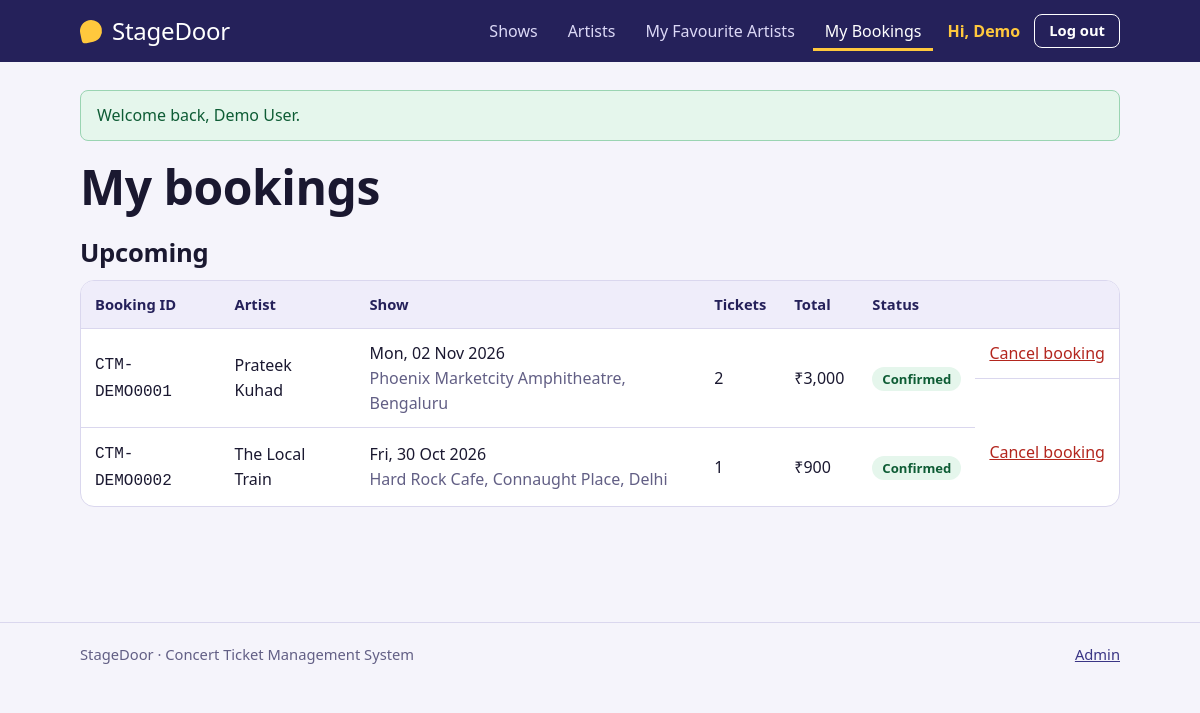
The app's page /my_bookings.php (signed in) with its own data.
### tables this page shows
CREATE TABLE users (
  id            INT UNSIGNED AUTO_INCREMENT PRIMARY KEY,
  name          VARCHAR(100) NOT NULL,
  email         VARCHAR(150) NOT NULL UNIQUE,
  password_hash VARCHAR(255) NOT NULL,
  created_at    TIMESTAMP NOT NULL DEFAULT CURRENT_TIMESTAMP
);

CREATE TABLE bookings (
  id          INT UNSIGNED AUTO_INCREMENT PRIMARY KEY,
  booking_ref VARCHAR(30) NOT NULL UNIQUE,
  user_id     INT UNSIGNED NOT NULL,
  show_id     INT UNSIGNED NOT NULL,
  quantity    INT UNSIGNED NOT NULL,
  unit_price  DECIMAL(10,2) NOT NULL,
  status      ENUM('confirmed','cancelled') NOT NULL DEFAULT 'confirmed',
  booked_at   TIMESTAMP NOT NULL DEFAULT CURRENT_TIMESTAMP,
  cancelled_at DATETIME NULL,
  INDEX idx_show_status (show_id, status),
  CONSTRAINT fk_booking_user FOREIGN KEY (user_id) REFERENCES users(id) ON DELETE CASCADE,
  CONSTRAINT fk_booking_show FOREIGN KEY (show_id) REFERENCES shows(id) ON DELETE CASCADE
);

CREATE TABLE artists (
  id         INT UNSIGNED AUTO_INCREMENT PRIMARY KEY,
  name       VARCHAR(120) NOT NULL,
  genre      VARCHAR(60)  NOT NULL DEFAULT '',
  bio        TEXT NULL,
  created_at TIMESTAMP NOT NULL DEFAULT CURRENT_TIMESTAMP
);

CREATE TABLE shows (
  id          INT UNSIGNED AUTO_INCREMENT PRIMARY KEY,
  artist_id   INT UNSIGNED NOT NULL,
  city        VARCHAR(80)  NOT NULL,
  venue       VARCHAR(150) NOT NULL,
  show_date   DATETIME     NOT NULL,
  price       DECIMAL(10,2) NOT NULL,
  total_seats INT UNSIGNED NOT NULL,
  created_at  TIMESTAMP NOT NULL DEFAULT CURRENT_TIMESTAMP,
  INDEX idx_city (city),
  INDEX idx_date (show_date),
  CONSTRAINT fk_show_artist FOREIGN KEY (artist_id) REFERENCES artists(id) ON DELETE CASCADE
);

### includes/functions.php (called while the page is built, shortened)
<?php
require_once __DIR__ . '/db.php';
function e($v): string { return htmlspecialchars((string)$v, ENT_QUOTES, 'UTF-8'); }
function url(string $path = ''): string { return BASE_URL . '/' . ltrim($path, '/'); }
function money($n): string { return '₹' . number_format((float)$n, 0); }
function fmt_date($d): string { return date('D, d M Y', strtotime($d)); }
function flashes(): array { $f = $_SESSION['flash'] ?? []; unset($_SESSION['flash']); return $f; }
function is_logged_in(): bool { return !empty($_SESSION['user_id']); }
function current_user(): ?array {
    static $u = false;
    if ($u === false) $u = is_logged_in() ? db_one('SELECT id,name,email FROM users WHERE id=?', 'i', [$_SESSION['user_id']]) : null;
    return $u;
}

### includes/db.php (called while the page is built, shortened)
<?php
try {
    $db = new mysqli(DB_HOST, DB_USER, DB_PASS, DB_NAME, DB_PORT);
    $db->set_charset('utf8mb4');
} catch (mysqli_sql_exception $e) {
    http_response_code(500);
    die('<h2>Database connection failed</h2><p>Make sure MySQL is running in the XAMPP Control Panel, '
      . 'the database <code>' . htmlspecialchars(DB_NAME) . '</code> has been imported '
      . '(database/concert_ticket_db.sql), and the settings in <code>config/config.php</code> are correct.</p>');
}
function db_all(string $sql, string $types = '', array $params = []): array {
    global $db;
    $st = $db->prepare($sql);
    if ($types !== '') $st->bind_param($types, ...$params);
    $st->execute();
    $res = $st->get_result();
    $rows = $res ? $res->fetch_all(MYSQLI_ASSOC) : [];
    return $rows;
}
function db_one(string $sql, string $types = '', array $params = []): ?array {
    $rows = db_all($sql, $types, $params);
    return $rows[0] ?? null;
}

### my_bookings.php (the view, shortened to what this page needs)
<?php
require_once __DIR__ . '/includes/functions.php';
$rows = db_all('SELECT b.*, s.city, s.venue, s.show_date, a.name AS artist_name
                FROM bookings b JOIN shows s ON s.id=b.show_id JOIN artists a ON a.id=s.artist_id
                WHERE b.user_id = ? ORDER BY s.show_date DESC, b.id DESC', 'i', [$_SESSION['user_id']]);
$upcoming = array_filter($rows, fn($r) => strtotime($r['show_date']) >= time());
require __DIR__ . '/includes/header.php';
function bookings_table(array $list, bool $canCancel): void { ?>
  <div class="table-wrap"><table>
    <thead><tr><th>Booking ID</th><th>Artist</th><th>Show</th><th>Tickets</th><th>Total</th><th>Status</th><th></th></tr></thead>
    <tbody>
    <?php foreach ($list as $b): ?>
      <tr>
        <td><code><?= e($b['booking_ref']) ?></code></td>
        <td><?= e($b['artist_name']) ?></td>
        <td><?= e(fmt_date($b['show_date'])) ?><br><span class="muted"><?= e($b['venue']) ?>, <?= e($b['city']) ?></span></td>
        <td><?= (int)$b['quantity'] ?></td>
        <td><?= e(money($b['quantity'] * $b['unit_price'])) ?></td>
        <td><span class="badge <?= $b['status'] === 'confirmed' ? 'badge-ok' : 'badge-off' ?>"><?= e(ucfirst($b['status'])) ?></span></td>
        <td class="row-actions">
          <?php if ($canCancel && $b['status'] === 'confirmed'): ?>
            <form method="post" action="<?= e(url('cancel_booking.php')) ?>" data-confirm="Cancel this booking? The seats will be released.">
              <button class="link-btn" type="submit">Cancel booking</button>
            </form>
          <?php endif; ?>
        </td>
      </tr>
    <?php endforeach; ?>
    </tbody>
  </table></div>
<?php } ?>
<h1>My bookings</h1>
<h2>Upcoming</h2>
<?php if ($upcoming): bookings_table($upcoming, true); else: ?>
  <div class="empty"><strong>No upcoming bookings</strong>Find a show and grab your seats.
    <p><a class="btn btn-small" href="<?= e(url('index.php')) ?>">Browse shows</a></p></div>
<?php endif; ?>
<?php require __DIR__ . '/includes/footer.php'; ?>

### includes/header.php (shortened to what this page needs)
<?php
require_once __DIR__ . '/functions.php';
$user = current_user();
$here = basename($_SERVER['SCRIPT_NAME']);
function nav_link(string $file, string $label, string $here): string {
    $cls = $here === $file ? ' class="active" aria-current="page"' : '';
    return '<a href="' . e(url($file)) . '"' . $cls . '>' . e($label) . '</a>';
}
?><!DOCTYPE html>
<html lang="en">
<head>
<link rel="stylesheet" href="<?= e(url('assets/css/style.css')) ?>">
</head>
<body>
<header class="site-header">
  <div class="wrap bar">
    <a class="brand" href="<?= e(url('index.php')) ?>"><span class="brand-mark" aria-hidden="true"></span><?= e(SITE_NAME) ?></a>
    <nav class="nav" data-nav>
      <?= nav_link('index.php', 'Shows', $here) ?>
      <?= nav_link('artists.php', 'Artists', $here) ?>
      <?php if ($user): ?>
        <?= nav_link('favourites.php', 'My Favourite Artists', $here) ?>
        <?= nav_link('my_bookings.php', 'My Bookings', $here) ?>
        <span class="nav-user">Hi, <?= e(explode(' ', $user['name'])[0]) ?></span>
        <a class="btn btn-small btn-ghost" href="<?= e(url('logout.php')) ?>">Log out</a>
      <?php else: ?>
        <?= nav_link('login.php', 'Log in', $here) ?>
        <a class="btn btn-small" href="<?= e(url('register.php')) ?>">Sign up</a>
      <?php endif; ?>
    </nav>
  </div>
</header>
<main class="wrap main">
<?php foreach (flashes() as $f): ?>
  <div class="alert alert-<?= e($f['type']) ?>" role="status"><?= e($f['msg']) ?></div>
<?php endforeach; ?>

### assets/css/style.css (style rules this page uses)
:root { --indigo:#25215A; --indigo-2:#3A3585; --magenta:#D6247E; --magenta-d:#B01C66; --sun:#FFC83D; --paper:#F5F4FB; --card:#FFFFFF; --ink:#1A1830; --muted:#625F85; --line:#DAD7EE; --ok:#14804A; --err:#B3261E; --display:"Franklin Gothic Medium","Arial Narrow","Segoe UI",Arial,sans-serif; --body:"Segoe UI",system-ui,-apple-system,Roboto,Arial,sans-serif; }
* { box-sizing:border-box }
html { -webkit-text-size-adjust:100% }
body { margin:0;font-family:var(--body);color:var(--ink);background:var(--paper);line-height:1.55;font-size:16px }
a { color:var(--indigo-2) }
.wrap { max-width:1080px;margin:0 auto;padding:0 20px }
.main { padding-top:28px;padding-bottom:56px;min-height:70vh }
h1,h2,h3 { font-family:var(--display);font-weight:700;letter-spacing:-.01em;line-height:1.15;margin:0 0 .5em }
h1 { font-size:clamp(2rem,5vw,3rem) }
h2 { font-size:1.6rem }
.muted { color:var(--muted) }
.site-header { background:var(--indigo);color:#fff;position:sticky;top:0;z-index:20 }
.site-header .bar { display:flex;align-items:center;justify-content:space-between;gap:16px;min-height:62px }
.brand { font-family:var(--display);font-size:1.5rem;color:#fff;text-decoration:none;display:flex;align-items:center;gap:10px;letter-spacing:-.01em }
.brand-mark { width:22px;height:22px;background:var(--sun);border-radius:50% 50% 50% 4px;transform:rotate(-12deg);display:inline-block }
.nav { display:flex;align-items:center;gap:6px;flex-wrap:wrap }
.nav a:not(.btn) { color:#DCD9F7;text-decoration:none;padding:8px 12px;border-radius:8px }
.nav a.active { color:#fff;box-shadow:inset 0 -3px 0 var(--sun);border-radius:0 }
.nav-user { color:var(--sun);padding:0 8px;font-weight:600 }
.btn { display:inline-block;background:var(--magenta);color:#fff;border:0;border-radius:8px;padding:11px 20px;font:inherit;font-weight:600;text-decoration:none;cursor:pointer;line-height:1.2 }
.btn-small { padding:7px 14px;font-size:.92rem }
.btn-ghost { background:transparent;border:1px solid currentColor;color:inherit }
.site-header .btn-ghost { color:#fff }
.link-btn { background:none;border:0;padding:0;font:inherit;color:var(--err);text-decoration:underline;cursor:pointer }
.alert { padding:12px 16px;border-radius:8px;margin-bottom:18px;border:1px solid;font-weight:500 }
.alert-success { background:#E5F6EC;border-color:#9AD4B2;color:#0E5C35 }
.table-wrap { overflow-x:auto;background:var(--card);border:1px solid var(--line);border-radius:14px }
table { border-collapse:collapse;width:100%;min-width:640px }
th,td { padding:12px 14px;text-align:left;border-bottom:1px solid var(--line);vertical-align:middle }
th { background:#EFEDFA;font-weight:600;font-size:.92rem;color:var(--indigo) }
tr:last-child td { border-bottom:0 }
.badge { display:inline-block;padding:2px 10px;border-radius:999px;font-size:.82rem;font-weight:600 }
.badge-ok { background:#E5F6EC;color:#0E5C35 }
.row-actions { display:flex;gap:10px;align-items:center;white-space:nowrap }
.row-actions form { display:inline }

### records on screen
users: name "Demo"
bookings: booking_ref "CTM-DEMO0001", artists.name "Prateek Kuhad", show.show_date "Mon, 02 Nov 2026", show.venue "Phoenix Marketcity Amphitheatre", show.city "Bengaluru", quantity "2", money($b['quantity'] * $b['unit_price']) "₹3,000", status "Confirmed"
bookings: booking_ref "CTM-DEMO0002", artists.name "The Local Train", show.show_date "Fri, 30 Oct 2026", show.venue "Hard Rock Cafe, Connaught Place", show.city "Delhi", quantity "1", money($b['quantity'] * $b['unit_price']) "₹900", status "Confirmed"

### other values on screen
SITE_NAME "StageDoor"
$label "Shows Artists My Favourite Artists My Bookings"
$f['msg'] "Welcome back, Demo User."
